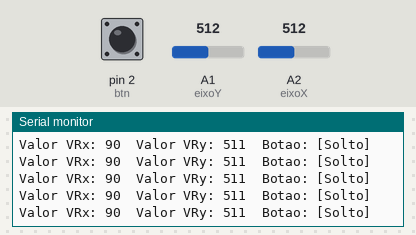
The sketch below on a simulated Arduino Uno, built with avr-gcc and run on an emulated ATmega328P. Parts: the last lines printed to the serial monitor. The inputs (shaded band) are chosen by the test bench; at power-on: A2 (eixoX) = 512, A1 (eixoY) = 512, pin 2 (btn) HIGH.

Above: at 1.2 s.
1.3 s: A2 (eixoX) set to 558
At 1.41 s:
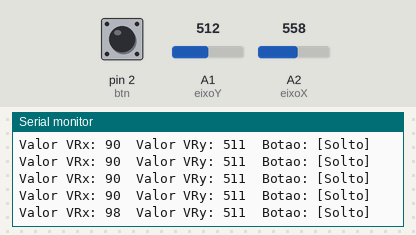
4.3 s: A2 (eixoX) set to 584
At 4.31 s:
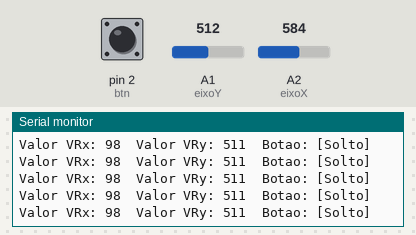
7.3 s: A1 (eixoY) set to 26
At 7.31 s:
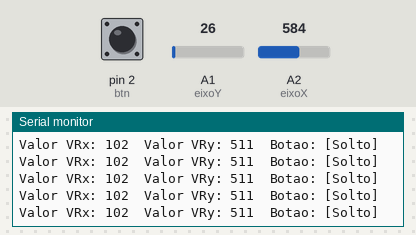
10.3 s: A1 (eixoY) set to 20
At 10.32 s:
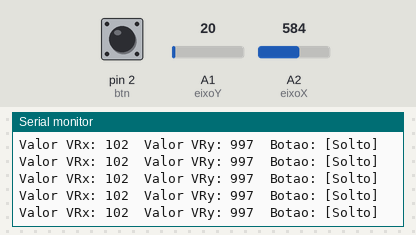
Timing chart, 0 to 13.3 s (numbered marks = the images above; inputs shaded):
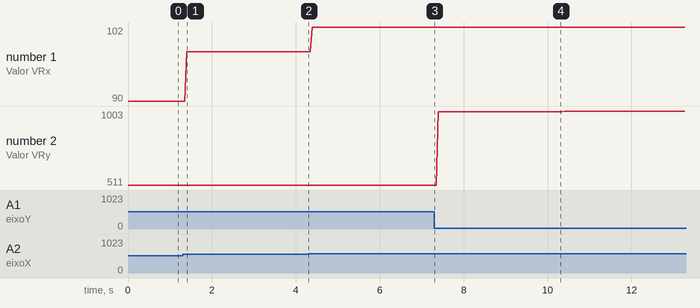

Measured:
- after the input at 1.3 s, the serial monitor: prints a new line after 0.10 s (image 1)
- plotted number 1: 90 → 98 after the input at 1.3 s, 98 → 102 after the input at 4.3 s
- plotted number 2: 511 → 997 after the input at 7.3 s, 997 → 1003 after the input at 10.3 s

The sketch:

TestandoJoystick.ino
```cpp
#define eixoX A2
#define eixoY A1
#define btn  2

void setup() {
  pinMode(eixoX, INPUT);
  pinMode(eixoY, INPUT);
  pinMode(btn, INPUT_PULLUP); //resistor interno
  //inicia o monitor serial
  Serial.begin(9600);
}

void loop() {

  int valorEixoX = analogRead(eixoX);
  int valorEixoY = analogRead(eixoY);
  bool statusBtn = digitalRead(btn);

  Serial.print("Valor VRx: ");
  Serial.print(map(valorEixoX,0,1023,0,180));
  Serial.print("  Valor VRy: ");
  Serial.print(map(valorEixoY,0,1023,1023,0));

 if (statusBtn) {
     Serial.println("  Botao: [Solto] ");
 } else {
     Serial.println("  Botao: [Apertado] ");
 }

}
```
